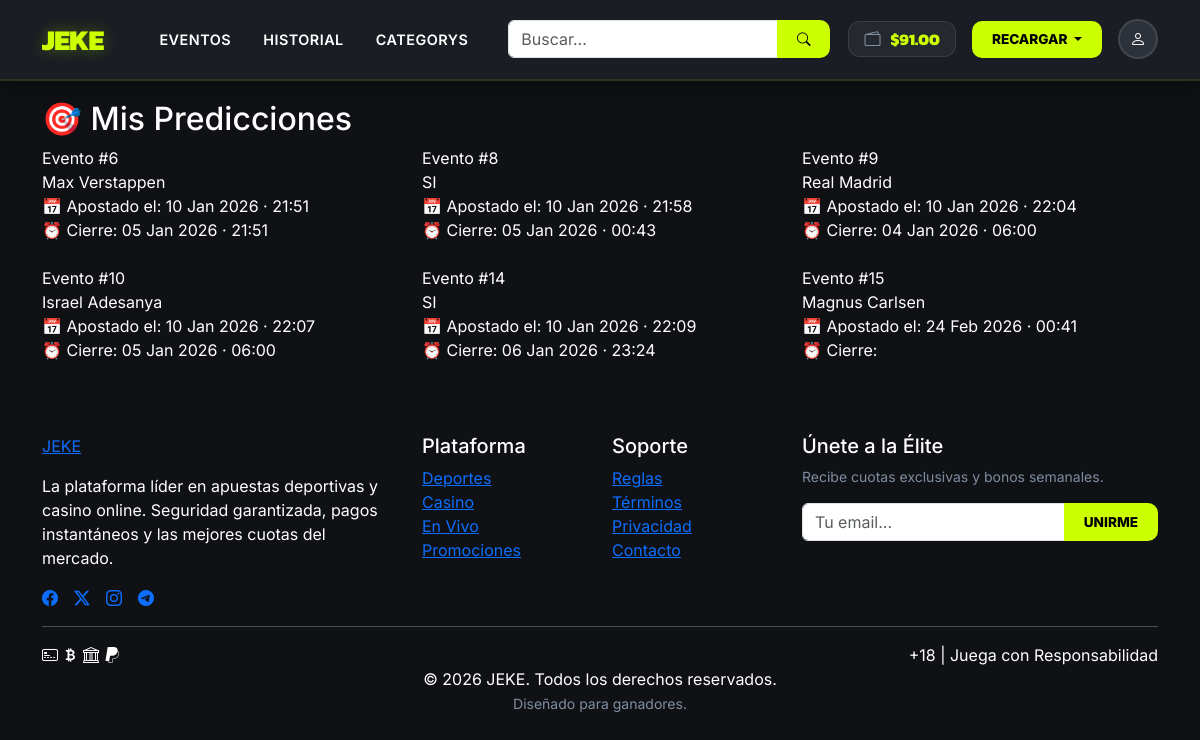
Page /bets/ (signed in) on the earlier database version.
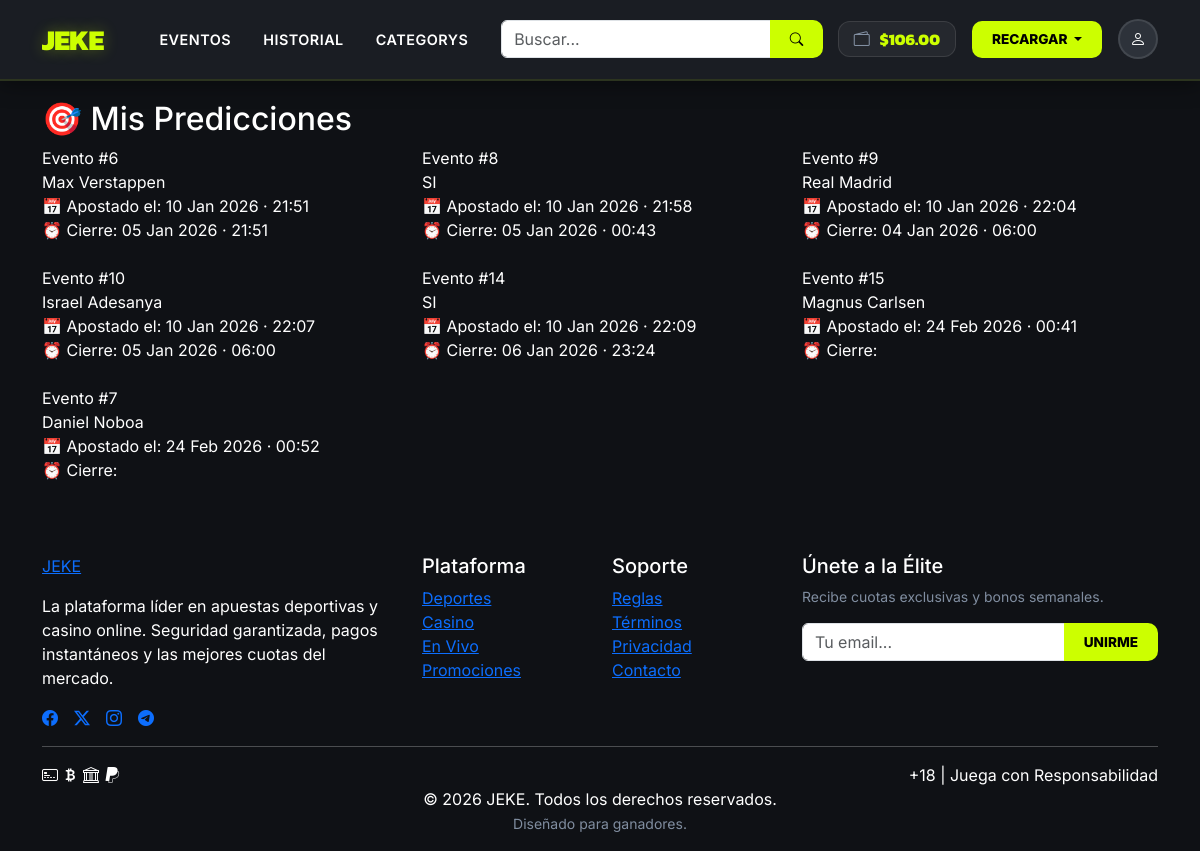
Same page on the later database version.
### wallet/models.py (models this page shows, shortened)
class Balance (models.Model):
    user = models.OneToOneField(User, on_delete=models.CASCADE, related_name="balance")
    balance = models.DecimalField(max_digits=12,decimal_places=2,default=0)

### bets/models.py (models this page shows)
class Bet(models.Model):
    user = models.ForeignKey(User, on_delete=models.CASCADE, related_name="bets")
    event = models.ForeignKey(Evento, on_delete=models.CASCADE, related_name="bets")
    select_option = models.CharField(max_length=255)
    date_made_bet = models.DateTimeField(auto_now_add=True)
    date_close_bet = models.DateTimeField(null=True , blank=True)
    class Meta:
        constraints = [
            models.UniqueConstraint(
                fields=['user', 'event'],
                name='unique_bet_per_user_event'
            )
        ]

### bets/views.py (the view, shortened to what this page needs)
# urls.py: path("", views.making_bet, name="making_bet"),
@login_required
def making_bet(request):
    my_bets = Bet.objects.filter(user=request.user)
    print(request.user)
    return render(
        request,
        "bets.html",
        {"data": my_bets}
    )

### users/context_processors.py (called while the page is built)
def site_info(request):
    categorys = Category.objects.all().values()
    balance = None
    if request.user.is_authenticated:
        balance_obj = Balance.objects.filter(user=request.user).first()
        if balance_obj:
            balance = balance_obj.balance
    return {
        "category": categorys,
        "balance": balance
    }

### bets/templates/bets.html (shortened to what this page needs)
{% extends 'master.html' %}
{% block content %}
<div class="container mt-4">
  <h2 class="bets-title">🎯 Mis Predicciones</h2>
  {% if data %}
    <div class="row g-4">
      {% for bet in data %}
      <div class="col-md-6 col-lg-4">
        <div class="bet-card">
          <div class="bet-card-body">
            <span class="bet-event">
              Evento #{{ bet.event_id }}
            </span>
            <div class="bet-option">
              {{ bet.select_option }}
            </div>
            <div class="bet-date">
              📅 Apostado el:
              {{ bet.date_made_bet|date:"d M Y · H:i" }}
            </div>
            <div class="bet-close">
              ⏰ Cierre:
              {{ bet.date_close_bet|date:"d M Y · H:i" }}
            </div>
          </div>
        </div>
      </div>
      {% endfor %}
    </div>
  {% else %}
    <div class="alert alert-info mt-4">
      No tienes predicciones registradas aún.
    </div>
  {% endif %}
</div>
{% endblock %}

### users/templates/componets/navbar.html (shortened to what this page needs)
<header>
        <nav class="navbar navbar-expand-lg fixed-top">
            <div class="container">
                <a class="navbar-brand" href="/">JEKE</a>
                <div class="collapse navbar-collapse" id="jekeNav">
                    <ul class="navbar-nav me-auto mb-2 mb-lg-0 ms-lg-4">
                        <li class="nav-item">
                            <a class="nav-link" href="{% url 'events:event_list' %}">Eventos</a>
                        </li>
                        <li class="nav-item">
                            <a class="nav-link" href="{% url 'bets:making_bet' %}">Historial</a>
                        </li>
                        <li class="nav-item">
                            <div class="dropdown">
                                <div data-bs-toggle="dropdown">
                                    <a class="nav-link">Categorys</a>
                                </div>
                            </div>
                        </li>
                    </ul>
                    <div class="container col-4">
                        <form action="{% url 'events:event_list' %}" method="get">
                            <div class="input-group">
                                <input type="text" name="search" class="form-control search" placeholder="Buscar..."
                                    value="{{ search_input|default:'' }}">
                                <button class="btn btn-deposit" type="submit">
                                    <i class="bi bi-search"></i>
                                </button>
                            </div>
                        </form>
                    </div>
                    <div class="d-flex align-items-center gap-3">
                        {% if user.is_authenticated %}
                        <div class="wallet-display d-none d-md-flex">
                            <i class="bi bi-wallet2 text-muted"></i>
                            <span class="balance-amount">
                                ${{ balance|floatformat:2 }}
                            </span>
                        </div>
                        {% endif %}
                        {% if user.is_authenticated %}
                        <div class="dropdown">
                            <button class="btn btn-secondary dropdown-toggle btn-deposit" type="button"
                                data-bs-toggle="dropdown" aria-expanded="false">
                                Recargar
                            </button>
                        </div>
                        {% endif %}
                        {% if user.is_authenticated %}
                        <div class="dropdown">
                            <div class="user-profile" data-bs-toggle="dropdown">
                                <i class="bi bi-person text-white"></i>
                            </div>
                            {% else %}
                            <a href="{% url 'login' %}" class="user-profile">
                                <i class="bi bi-person text-white"></i>
                            </a>
                            {% endif %}
                        </div>
                    </div>
                </div>
            </div>
        </nav>
    </header>

Differences in the rows shown:
changed Balance: balance "91.00" → "106.00"
added Bet: event_id "7", select_option "Daniel Noboa", date_made_bet "24 Feb 2026 · 00:52"
